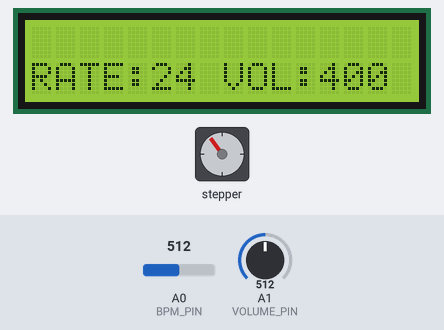
The sketch below on a simulated Arduino Uno, built with avr-gcc and run on an emulated ATmega328P. On the bench: 16×2 character LCD, stepper motor. The test bench sets the inputs (shaded band); at power-on: A0 (BPM_PIN) = 512, A1 (VOLUME_PIN) = 512. Stepper angles assume 200 steps per turn.

Above: at 2.2 s.
2.3 s: A0 (BPM_PIN) set to 710
At 3.51 s:
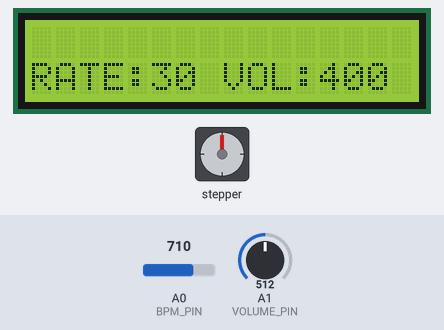
4.8 s: A1 (VOLUME_PIN) set to 122
At 6.31 s:
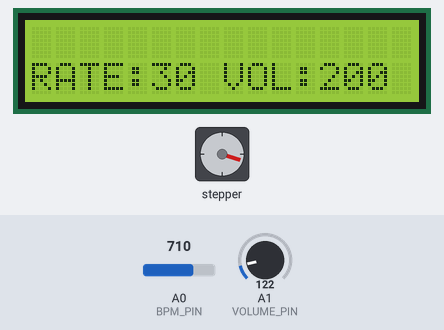
7.8 s: A1 (VOLUME_PIN) set to 210
At 8.64 s:
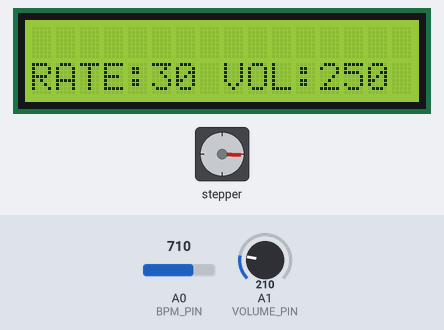
10.8 s: A0 (BPM_PIN) set to 1023
At 12.59 s:
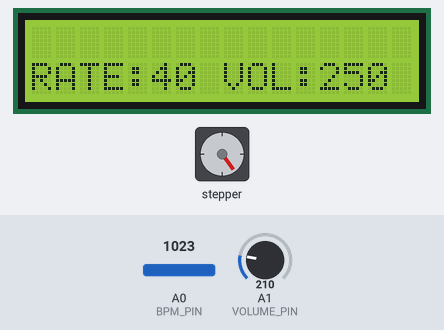
13.8 s: A1 (VOLUME_PIN) set to 40
At 14.9 s:
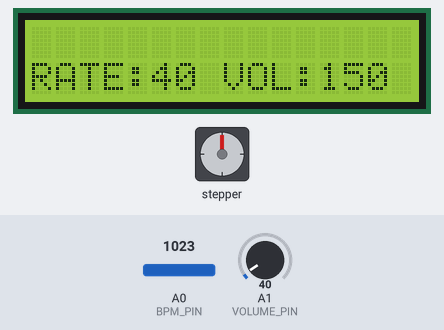
15.7 s: A1 (VOLUME_PIN) set to 83
17.2 s: A1 (VOLUME_PIN) set to 99
At 19.57 s:
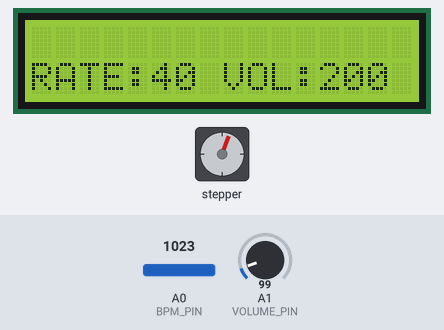
Timing chart, 0 to 21.2 s (numbered marks = the images above; inputs shaded):
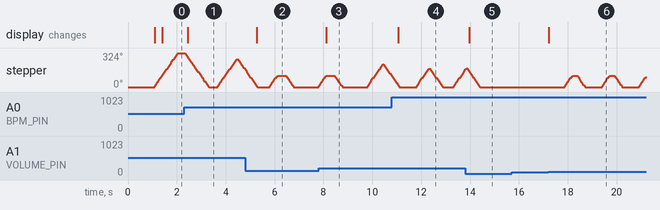

The sketch:

ventilator_stepper.ino
```cpp
// library include
#include "configuration.h"
#include <Stepper.h>

#ifdef LCD_TYPE_PARALLEL
#include <LiquidCrystal.h>

LiquidCrystal lcd(LCD_RS_PIN, LCD_EN_PIN, LCD_D4_PIN, LCD_D5_PIN, LCD_D6_PIN, LCD_D7_PIN);
#endif

#ifdef LCD_TYPE_I2C
#include <LiquidCrystal_I2C.h>

LiquidCrystal_I2C lcd(0x27,16,2);

#endif

// object and variable declaration
Stepper stepper(MOTOR_STEPS, MOTOR_A_PIN, MOTOR_B_PIN, MOTOR_C_PIN, MOTOR_D_PIN);
long motor_position;
long target_position;

int bpm; // breath per minute
int volume_step; //air volume to pump
unsigned long next_state_time;
unsigned long next_ui_time;

enum  {
  stINHALE,
  stEXHALE
} state;

void ui_control(void) {
  if (millis()>=next_ui_time) {
    int bpm_temp = analogRead(BPM_PIN);
    int volume_temp = analogRead(VOLUME_PIN);

    // calculate BPM by converting the range of the ADC
    bpm = MIN_BPM + bpm_temp*(BPM_STEPS-1)/MAX_ADC_VALUE*BPM_INCREMENT;

    volume_step = volume_temp*VOLUME_STEPS/MAX_ADC_VALUE;

    lcd.setCursor(0, 1);
    lcd.print("RATE:   "); // clear previous value
    lcd.setCursor(5, 1);
    lcd.print(bpm);       // and print new one...
    lcd.setCursor(8, 1);
    lcd.print("VOL:   ");
    lcd.setCursor(12, 1);
    lcd.print(MIN_VOLUME+(volume_step-1)*VOLUME_INCREMENT);
    next_ui_time = millis()+UI_REFRESH_PERIOD;
  }
}

// here we check if it's time to change from inhalation to exhalation
// whenever we change state we set up deadlines for next state and
// in case there's no position feedback, for when the motor should stop
void state_advance(void) {
  if (millis()>=next_state_time) {
    switch (state) {
      case stINHALE :
//        lcd.setCursor(0, 0);
//        lcd.print("EXHALE");
        state = stEXHALE;
        target_position = motor_positions[0];
        next_state_time=millis()+EXHALE_DURATION;
        break;
      case stEXHALE :
//        lcd.setCursor(0, 0);
//        lcd.print("INHALE");
        state = stINHALE;
        target_position = motor_positions[volume_step];
        next_state_time=millis()+INHALE_DURATION;
        break;
    }
  }
}

void motor_control_loop(void) {
  long delta = target_position - motor_position;
  if (abs(delta)>0) {
    unsigned long steps;
    if (delta > MOTOR_MAX_STEPS_PER_ITERATION) steps = MOTOR_MAX_STEPS_PER_ITERATION;
    else if (delta < -MOTOR_MAX_STEPS_PER_ITERATION) steps = -MOTOR_MAX_STEPS_PER_ITERATION;
    else steps = delta;
    stepper.step(steps);
    motor_position +=steps;
  }
}

void setup() {
#ifdef LCD_TYPE_I2C
  lcd.init();                      // initialize the lcd
  // Print a message to the LCD.
  lcd.backlight();
#endif
#ifdef LCD_TYPE_PARALLEL
  lcd.begin(16, 2);
#endif
  // set up motor speed
  stepper.setSpeed(MOTOR_SPEED_RPM);

  //initialize motor
  lcd.setCursor(0, 0);
  lcd.print("VENTILATOR ON");
#ifdef AUTO_ZERO
  while (digitalRead(ZERO_PIN)) {
    stepper.step(-1);
  }
  // now that motor is at zero we can reset its position
#endif
  delay(1000);
  motor_position = 0;
  lcd.setCursor(0, 0);
  lcd.print("             ");

  // default values for volume and bpm
  volume_step =3;
  bpm = 16;

  target_position = motor_positions[volume_step];
//  lcd.setCursor(0, 0);
//  lcd.print("INHALE");
  state = stINHALE;
  next_state_time = millis()+INHALE_DURATION;
  next_ui_time = millis()+UI_REFRESH_PERIOD;


}

void loop() {
  motor_control_loop();
  state_advance();
  ui_control();
}
```

configuration.h
```cpp
//----------------------------------------
// HARDWARE CONFIGURATION SECTION
//----------------------------------------

// pin configuration
#define MOTOR_A_PIN     8
#define MOTOR_B_PIN     9
#define MOTOR_C_PIN     10
#define MOTOR_D_PIN     11
#define MOTOR_STEPS     200               // value for NEMA23 motors
#define MOTOR_SPEED_RPM 60                // desired motor speed in rotations per minute (this is half rotation per second)

// this is the max number of steps per iteration. setting this too high will prevent UI to update properly
// setting this too low will make motor movement less continuous
#define MOTOR_MAX_STEPS_PER_ITERATION 50
//----------------------------------------
// motor position feedback settings
//----------------------------------------
#define ZERO_PIN 0

//#define AUTO_ZERO

#define MAX_ADC_VALUE 1023

#define LCD_TYPE_I2C
//#define LCD_TYPE_PARALLEL

//----------------------------------------
// LCD
//----------------------------------------

#ifdef LCD_TYPE_PARALLEL
// display pins
/*

  The circuit:
 * LCD RS pin to digital pin 12
 * LCD Enable pin to digital pin 11
 * LCD D4 pin to digital pin 10
 * LCD D5 pin to digital pin 4
 * LCD D6 pin to digital pin 3
 * LCD D7 pin to digital pin 2
 * LCD R/W pin to ground
 * LCD VSS pin to ground
 * LCD VCC pin to 5V
 * 10K resistor:
 * ends to +5V and ground
 * wiper to LCD VO pin (pin 3)
 */
#define LCD_RS_PIN 12
#define LCD_EN_PIN 11
#define LCD_D4_PIN 10
#define LCD_D5_PIN 9
#define LCD_D6_PIN 8
#define LCD_D7_PIN 7

#endif
#ifdef  LCD_TYPE_I2C

#endif

//----------------------------------------
// functional parameters
//----------------------------------------

// this should reflect the max number of steps required to go full scale
#define MAX_MOTOR_POSITION 3*MOTOR_STEPS

// air volume definitions
#define MIN_VOLUME 200
#define MAX_VOLUME 700
#define VOLUME_INCREMENT 50


// breath formulas
#define MIN_BPM 8
#define MAX_BPM 40
#define BPM_INCREMENT 2

// ratio between inhalation and exhalation
#define INHALE_RATIO 1
#define EXHALE_RATIO 2

// derived values. do not change
#define VOLUME_STEPS ((MAX_VOLUME-MIN_VOLUME)/VOLUME_INCREMENT+1)
#define BPM_STEPS ((MAX_BPM-MIN_BPM)/BPM_INCREMENT+1)
#define RATIO_TOTAL (INHALE_RATIO+EXHALE_RATIO)
#define INHALE_DURATION INHALE_RATIO*60000L/(bpm*RATIO_TOTAL)
#define EXHALE_DURATION EXHALE_RATIO*60000L/(bpm*RATIO_TOTAL)

//----------------------------------------
// time interval for UI refresh
//----------------------------------------
#define UI_REFRESH_PERIOD 100

//----------------------------------------
// UI pot locations
//----------------------------------------
#define BPM_PIN      A0
#define VOLUME_PIN   A1

//----------------------------------------
// look up tables for motor positions
//----------------------------------------
// linear actuator positions in mm equivalent to each volume step
int motor_positions[VOLUME_STEPS] = {
  0,  // rest position
  1*MAX_MOTOR_POSITION/(VOLUME_STEPS-1), // MIN_VOLUME
  2*MAX_MOTOR_POSITION/(VOLUME_STEPS-1),
  3*MAX_MOTOR_POSITION/(VOLUME_STEPS-1),
  4*MAX_MOTOR_POSITION/(VOLUME_STEPS-1),
  5*MAX_MOTOR_POSITION/(VOLUME_STEPS-1),
  6*MAX_MOTOR_POSITION/(VOLUME_STEPS-1),
  7*MAX_MOTOR_POSITION/(VOLUME_STEPS-1),
  8*MAX_MOTOR_POSITION/(VOLUME_STEPS-1),
  9*MAX_MOTOR_POSITION/(VOLUME_STEPS-1),
  10*MAX_MOTOR_POSITION/(VOLUME_STEPS-1)// MAX_VOLUME
};
```

Measured:
- the behaviour switches between 92 and 93 on A1 (VOLUME_PIN) (found by bisection; images 5 and 6)
- after the input at 2.3 s, the display: changes after 0.14 s (image 1)
- after the input at 4.8 s, the display: changes after 0.47 s (image 2)
- after the input at 7.8 s, the display: changes after 0.32 s (image 3)
- after the input at 10.8 s, the display: changes after 0.27 s (image 4)
- after the input at 13.8 s, stepper: goes on until 14.4 s, then stays 0°; the display: changes after 0.17 s (image 5)
- after the input at 15.7 s, every drawn part: stays the same
- after the input at 17.2 s, stepper: turns 108° clockwise in 0.31 s, then 108° counter-clockwise in 0.31 s, then 108° clockwise in 0.31 s, then 108° counter-clockwise in 0.31 s, and so on; the display: changes at once (image 6)
